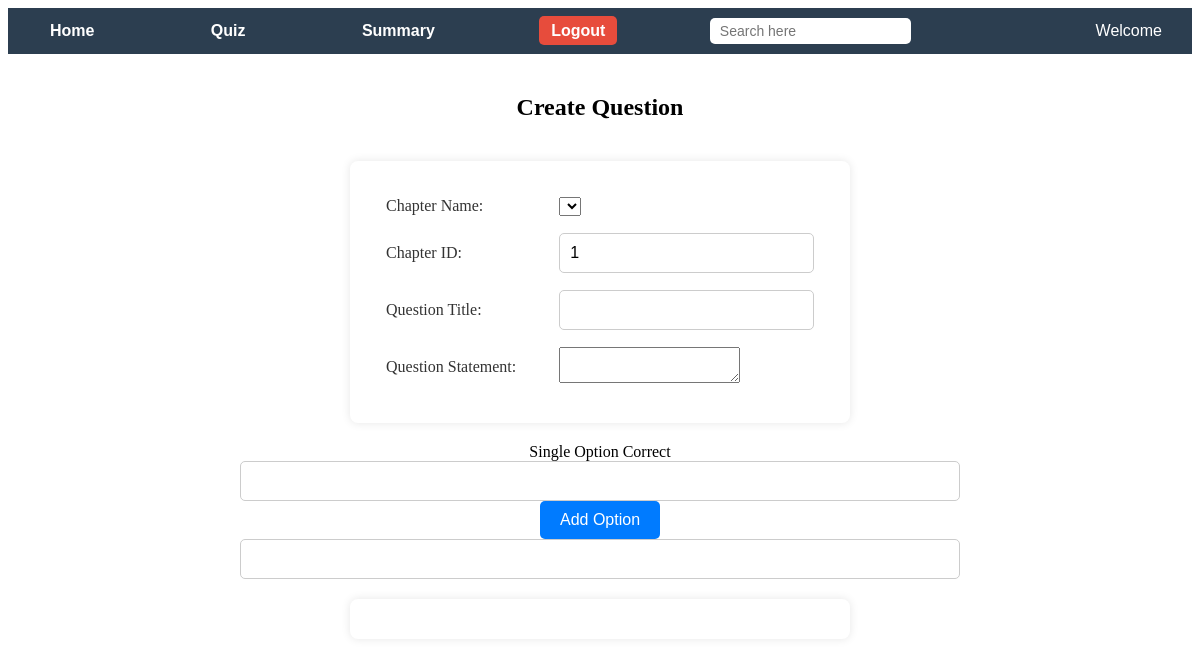
The app's page /admindb/quiz_dashboard/create_question/1 (signed in), older data.
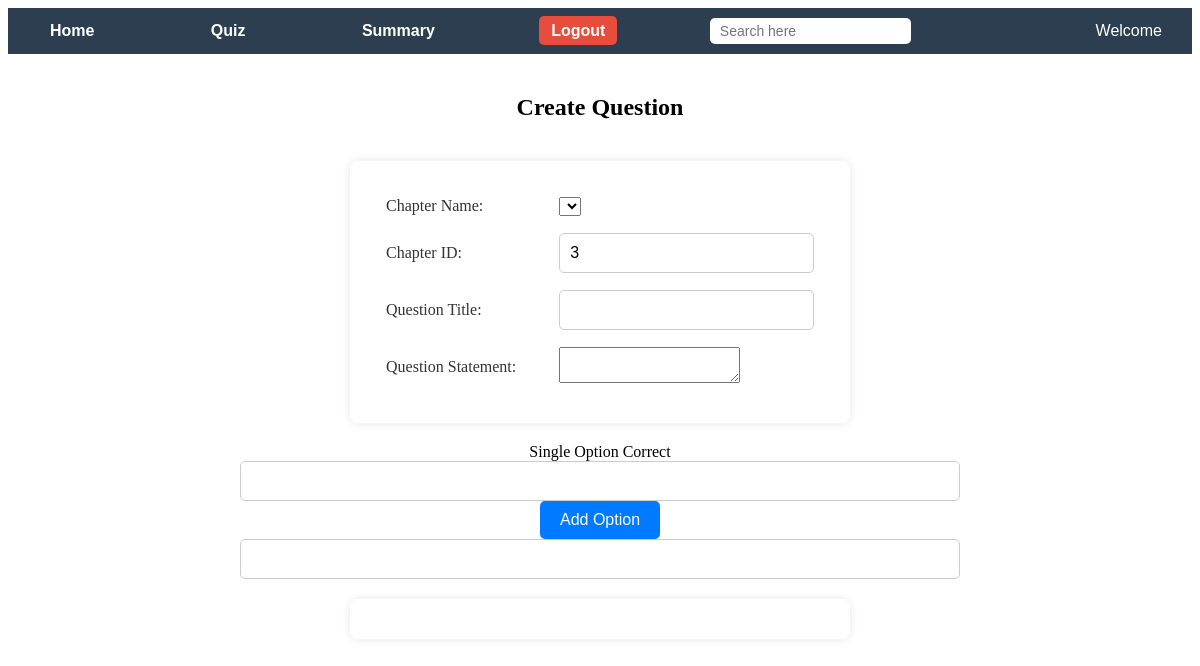
The same page, newer data.
### models.py (models this page shows, shortened)
class Quiz(data.Model):
    __tablename__='quizzes'
    quiz_id=data.Column(data.Integer,primary_key=True)
    quiz_title=data.Column(data.String(200),nullable=False)
    chap_id=data.Column(data.Integer,data.ForeignKey('chap.chap_id'),nullable=False)
    quiz_date=data.Column(data.Date,nullable=False)
    quiz_time=data.Column(data.Integer,nullable=False)
    quiz_score=data.relationship('Scores',backref='Quiz',lazy=True)
    quiz_ques=data.relationship('Questions',backref='Quiz',lazy=True)

### app.py (the view, shortened to what this page needs)
@application.route('/admindb/quiz_dashboard/create_question/<int:quiz_id>', methods=['GET','POST'])
def create_question(quiz_id):
    quiz=Quiz.query.get_or_404(quiz_id)
    if 'admin' not in session:
        flash('Please Login to create a subject')
        return redirect(url_for('Admin_Login'))
    return render_template('question.html',action='Create',quiz=quiz)

### templates/question.html (shortened to what this page needs)
{% extends 'index.html' %}
{% block navbar %}
{% include "admin-navbar.html" %}
{% endblock %}
{% block content %}
<center>
    <h2> {{ action }} Question </h2>
    <form action="POST">
        <div>
            <table>
                <tr>
                    <td><label for="quiz_chap_name">Chapter Name:</label></td>
                    <td><select name="quiz_chap_name" id="quiz_chap_name">
                        </select>
                    </td>
                </tr>
                <tr>
                    <td><label for="quiz_chap_id">Chapter ID:</label></td>
                    <td><input type="text" name="quiz_chap_id" id="quiz_chap_id"
                            value="{{ quiz.chap_id if quiz else chapters[0].chap_id  }}" readonly>
                    </td>
                </tr>
                <tr>
                    <td><label for="ques_title">Question Title:</label></td>
                    <td><input type="text" name="ques_title" id="ques_title" value="{{ question.ques_title if question else '' }}"></td>
                </tr>
                <tr>
                    <td><label for="ques_statement">Question Statement:</label></td>
                    <td><textarea name="ques_statement" id="ques_statement"></textarea></td>
                </tr>
            </table>
            <table>
            <tr><input type="text"></tr>
            <tr><input type="button" name="option" id="option" value="Add Option"></tr>
            <tr><input type="text"></tr>
        </table>
        </div>
    </form>
</center>
{% endblock %}

Row changes from the older to the newer data that the page shows:
changed Quiz: quiz_chap_id "1" → "3"
